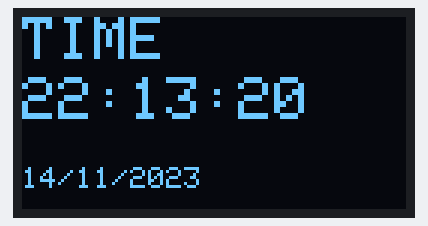
A sketch run on a simulated ESP32. On the bench: 128×64 one-colour display. The local clock reads 2024-03-15 10:24:30 at power-on unless the sketch sets it; what the sketch prints to the serial monitor is not drawn.

Above: at 0.1 s.
At 4.2 s:
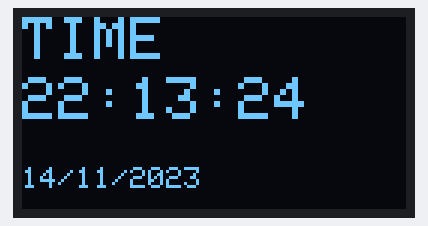
At 9.3 s:
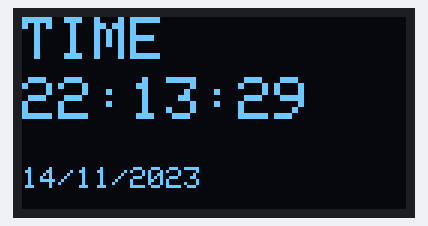
At 18.6 s:
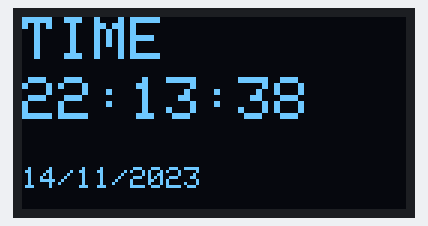
At 27.8 s:
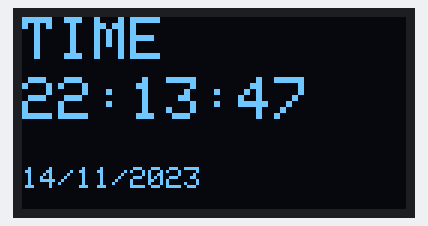
At 38.1 s:
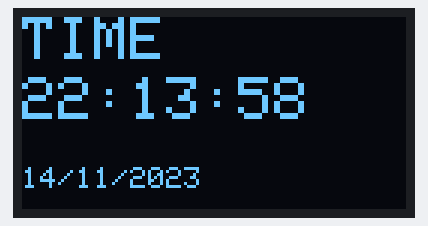

Measured:
- what the display in image 1 shows lasts 1.0 s, from 4.2 s to 5.2 s

The sketch:

sketch_jun30a.ino
```cpp
#include <Wire.h>
#include <RTClib.h>
#include <Adafruit_GFX.h>
#include <Adafruit_SSD1306.h>

#define SCREEN_WIDTH 128
#define SCREEN_HEIGHT 64
#define OLED_RESET -1

Adafruit_SSD1306 display(SCREEN_WIDTH, SCREEN_HEIGHT, &Wire, OLED_RESET);
RTC_DS1307 rtc;

void setup() {
  Serial.begin(115200);

  // ESP32 I2C pins
  Wire.begin(21,22);

  // Initialize OLED
  if (!display.begin(SSD1306_SWITCHCAPVCC, 0x3C)) {
    Serial.println("OLED not found!");
    while (1);
  }

  display.clearDisplay();
  display.setTextColor(SSD1306_WHITE);

  // Initialize RTC
  if (!rtc.begin()) {
    Serial.println("RTC not found!");
    while (1);
  }

  // Set RTC only if it is stopped
  Serial.println("Setting RTC to compile time...");
rtc.adjust(DateTime(F(__DATE__), F(__TIME__)));
}

void loop() {

  DateTime now = rtc.now();

  // Serial Monitor
  Serial.print(now.day());
  Serial.print("/");
  Serial.print(now.month());
  Serial.print("/");
  Serial.print(now.year());

  Serial.print("   ");

  Serial.print(now.hour());
  Serial.print(":");

  if(now.minute()<10) Serial.print("0");
  Serial.print(now.minute());

  Serial.print(":");

  if(now.second()<10) Serial.print("0");
  Serial.println(now.second());

  // OLED
  display.clearDisplay();

  display.setTextSize(2);
  display.setCursor(0,0);
  display.print("TIME");

  display.setCursor(0,20);

  if(now.hour()<10) display.print("0");
  display.print(now.hour());
  display.print(":");

  if(now.minute()<10) display.print("0");
  display.print(now.minute());
  display.print(":");

  if(now.second()<10) display.print("0");
  display.print(now.second());

  display.setTextSize(1);
  display.setCursor(0,50);

  if(now.day()<10) display.print("0");
  display.print(now.day());
  display.print("/");

  if(now.month()<10) display.print("0");
  display.print(now.month());
  display.print("/");

  display.print(now.year());

  display.display();

  delay(1000);
}
```
